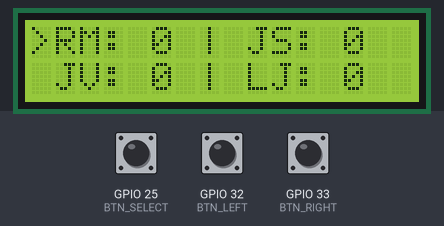
The sketch below on a simulated ESP32. On the bench: 16×2 character LCD. Inputs (shaded band) come from the test bench; at power-on: GPIO 32 (BTN_LEFT) HIGH, GPIO 25 (BTN_SELECT) HIGH, GPIO 33 (BTN_RIGHT) HIGH. What the sketch prints to the serial monitor is not drawn. At 45.3 s the program puts the board to deep sleep or switches it off; the recording ends there.

Above: at 1.2 s.
1.3 s: GPIO 32 (BTN_LEFT) pulled LOW for 1 s
At 1.61 s:
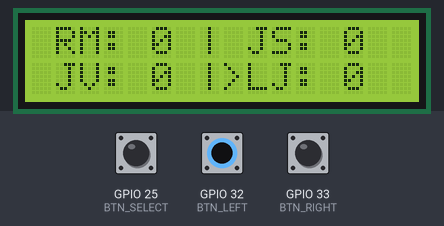
3.8 s: GPIO 25 (BTN_SELECT) pulled LOW for 3.2 s
At 7.9 s:
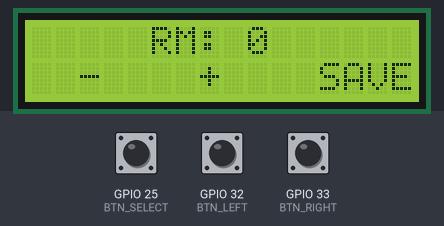
8.5 s: GPIO 33 (BTN_RIGHT) pulled LOW for 1 s
At 9.8 s:
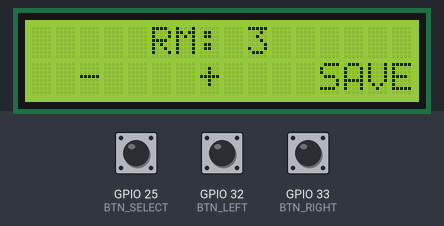
11.0 s: GPIO 25 (BTN_SELECT) pulled LOW for 0.35 s
At 11.26 s:
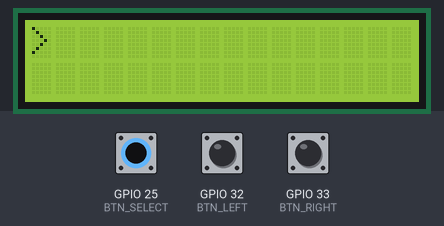
12.9 s: GPIO 32 (BTN_LEFT) pulled LOW for 0.35 s
At 13.5 s:
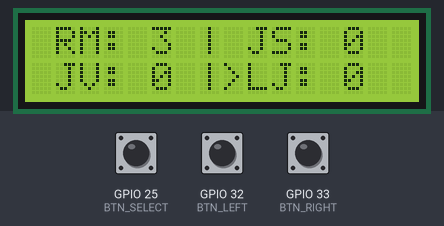
14.7 s: GPIO 33 (BTN_RIGHT) pulled LOW for 0.35 s
At 16.4 s:
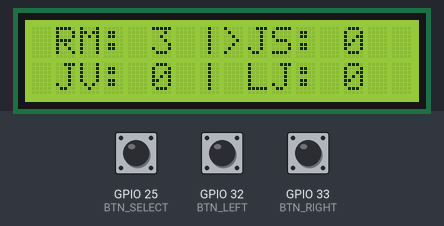
Timing chart, 0 to 17.9 s (numbered marks = the images above; inputs shaded):
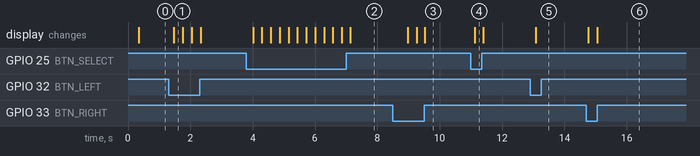

The sketch:

main.ino
```cpp
#include "display.h"
#include <Arduino.h>
#include "users.h"
#include "button.h"
#include "cursor.h"
#include "sleep.h"


void setup() {
  // put your setup code here, to run once:
  Serial.begin(115200);
  Serial.println("Hello, ESP32!");
  initDisplay();
  initButtons();
}

void loop() {
  // put your main code here, to run repeatedly:
  delay(250); // this speeds up the simulation


  ButtonStates buttons = readButtons();
  handleMenu(buttons);
  handleDisplay();
  handleSleepTimer();

}
```

button.cpp
```cpp
#include "button.h"
#include <Arduino.h>

void initButtons() {
  pinMode(BTN_RIGHT, INPUT_PULLUP);

  pinMode(BTN_LEFT, INPUT_PULLUP);

  pinMode(BTN_SELECT, INPUT_PULLUP);
}


ButtonStates readButtons(){

  ButtonStates b;

  b.right = (digitalRead(BTN_RIGHT) == LOW);
  b.left =  (digitalRead(BTN_LEFT) == LOW);
  b.select = (digitalRead(BTN_SELECT) == LOW);

  //returns struct
  return b;
}

/* Reading button press logic true = pressed

bool rightPressed{ digitalRead(BTN_RIGHT) == LOW };
bool leftPressed{ digitalRead(BTN_RIGHT) == LOW };
bool selectPressed{ digitalRead(BTN_SELECT) == LOW };

*/
```

button.h
```cpp
#pragma once


#define BTN_RIGHT 33
#define BTN_LEFT 32
#define BTN_SELECT 25

struct ButtonStates {
  bool right;
  bool left;
  bool select;
};

ButtonStates readButtons();

void initButtons();
```

cursor.cpp
```cpp
#include "cursor.h"
#include "users.h"
#include <LiquidCrystal_I2C.h>
#include "display.h"
#include <Arduino.h>


void moveCursorRight() {
  Serial.print("button r pressed!");

  selectedUser++;
  Serial.print(selectedUser);

  //Handle cursor Wrap around
  if(selectedUser > 3)
    selectedUser = 0;

}

void moveCursorLeft() {
  Serial.print("button l pressed!");

  selectedUser--;
  Serial.print(selectedUser);

  //Handle cursor Wrap around
  if (selectedUser < 0)
    selectedUser = 3;
}

void updateCursor() {

  int row{};
  int col{};
  int lastRow{};
  int lastCol{};


  if(currentState == MAIN_MENU){
    row = selectedUser / 2;
    col = selectedUser % 2 == 0 ? 0 : 8;


    if(lastSelectedUser != -1){

      lastRow = lastSelectedUser / 2;
      lastCol = lastSelectedUser % 2 == 0 ? 0 : 8;

      lcd.setCursor(lastCol, lastRow);
      lcd.print(" ");
    }


      lcd.setCursor(col, row);
      lcd.print(">");

    lastSelectedUser = selectedUser;
  }
}
```

cursor.h
```cpp
#pragma once

void moveCursorRight();
void moveCursorLeft();
void updateCursor();
```

display.cpp
```cpp
#include <Wire.h>
#include <Arduino.h>
#include "display.h"
#include <LiquidCrystal_I2C.h>
#include "users.h"
#include "cursor.h"
#include "button.h"
#include "sleep.h"


LiquidCrystal_I2C lcd(0x27, 16, 2);
screenState currentState;

void initDisplay() {

  lastActivity = millis();
  int selectedUser = 0;
  Wire.begin(21,22);
  lcd.init();
  lcd.backlight();
  screenState currentState = MAIN_MENU;

}

void handleDisplay() {


  updateCursor();

}

void handleMenu(ButtonStates buttons) {

  switch (currentState) {
    // Main Menu
    case MAIN_MENU:

      drawMainMenu();

      if(buttons.right) {

        delay(10);
        lastActivity = millis();
        moveCursorRight();
        //beepShort();
      }

      else if(buttons.left) {
        delay(10);

        lastActivity = millis();
        moveCursorLeft();
        //beepShort();
      }


      else if(buttons.select) {

        delay(10);
        Serial.print("button select pressed!");
        lastActivity = millis();
        currentState = USER_EDIT;
        lcd.clear();
        //beepLong();
      }

      break;

    // User select screen
    case USER_EDIT:

      drawEditUser();

      if(buttons.right) {

        delay(10);
        lastActivity = millis();
        incrementMeals(selectedUser);
        //beepShort();

      }

      else if(buttons.left) {

        delay(10);
        lastActivity = millis();
        decrementMeals(selectedUser);
        //beepShort();

      }

      else if(buttons.select) {

        delay(10);
        lastActivity = millis();
        lcd.clear();

        currentState = MAIN_MENU;
        //beepLong();
      }
      break;

    case SLEEP_MODE:

      break;

    }
}
```

display.h
```cpp
#pragma once

#include "button.h"
#include <LiquidCrystal_I2C.h>
extern LiquidCrystal_I2C lcd;

enum screenState {
  MAIN_MENU,
  USER_EDIT,
  SLEEP_MODE
};

extern screenState currentState;

void handleDisplay();
void initDisplay();
//void sleep();
void handleMenu(ButtonStates buttons);
```

sleep.cpp
```cpp
#include "esp_sleep.h"
#include <Arduino.h>
#include "button.h"
#include "users.h"
#include "display.h"

unsigned long lastActivity = 0;
bool sleeping = 0;
void handleSleepTimer() {

    if(millis() - lastActivity > 30000 && !sleeping){

        esp_sleep_enable_ext0_wakeup((gpio_num_t)BTN_SELECT, 0);
        Serial.println("Going to Sleep");

        delay(100);
        lcd.noBacklight();
        lcd.clear();

        esp_deep_sleep_start();
        sleeping = 1;

    }
}
```

sleep.h
```cpp
#pragma once

extern unsigned long lastActivity;
void handleSleepTimer();
```

users.cpp
```cpp
#include "users.h"
#include "display.h"
#include <LiquidCrystal_I2C.h>
#include <Arduino.h>
#define USER_COUNT 4

int selectedUser{};
int lastSelectedUser{-1};

 RTC_DATA_ATTR User users[4] {
  {"RM", 0},
  {"JS", 0},
  {"JV", 0},
  {"LJ", 0}
};


/*Takes in selected user and increments meals figure out selection
  and button press logic
*/
void incrementMeals(int userID) {
  users[userID].meals++;
}

void decrementMeals(int userID) {
  if (users[userID].meals > 0) {
    users[userID].meals--;
  }
}

//Figure out how to print users based on struct

void drawMainMenu() {

  lcd.setCursor(1,0);
  lcd.print(users[0].name);
  lcd.print(": ");
  lcd.print(users[0].meals);


  lcd.setCursor(7,0);
  lcd.print("|");

  lcd.setCursor(9,0);
  lcd.print(users[1].name);
  lcd.print(": ");
  lcd.print(users[1].meals);

  lcd.setCursor(1,1);
  lcd.print(users[2].name);
  lcd.print(": ");
  lcd.print(users[2].meals);

  lcd.setCursor(7,1);
  lcd.print("|");

  lcd.setCursor(9,1);
  lcd.print(users[3].name);
  lcd.print(": ");
  lcd.print(users[3].meals);
}

void drawEditUser(){

  lcd.setCursor(5,0);
  lcd.print(users[selectedUser].name);
  lcd.print(": ");
  lcd.print(users[selectedUser].meals);

  lcd.setCursor(2,1);
  lcd.print("-");

  lcd.setCursor(7,1);
  lcd.print("+");

  lcd.setCursor(12, 1);
  lcd.print("SAVE");

}
```

users.h
```cpp
#pragma once
#include "esp_attr.h"

struct User {
  const char name[3];
  int meals;
};

extern RTC_DATA_ATTR User users[4];
extern RTC_DATA_ATTR int selectedUser;
extern RTC_DATA_ATTR int lastSelectedUser;


void incrementMeals(int userID);

void decrementMeals(int userID);

void drawMainMenu();

void drawEditUser();
```

Measured:
- after the input at 1.3 s, the display: changes after 0.17 s (image 1)
- after the input at 3.8 s, the display: first changes after 0.22 s (image 2 shows a later state)
- after the input at 8.5 s, the display: first changes after 0.48 s (image 3 shows a later state)
- after the input at 11.0 s, the display: changes after 0.12 s (image 4)
- after the input at 12.9 s, the display: changes after 0.19 s (image 5)
- after the input at 14.7 s, the display: first changes after 0.07 s (image 6 shows a later state)
